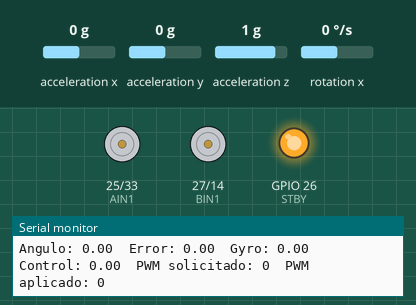
This sketch was run on a simulated ESP32. Parts: motor-driver pin pairs drawn as motors (green arrow = first pin HIGH = forward, orange = second pin HIGH = backward, longer = more drive, scaled by the enable pin, stopped while the standby pin is LOW), output pins drawn as LEDs (lit = HIGH), the last lines printed to the serial monitor. Wiring (inferred from the names in the program): MPU-6050 motion sensor at I2C address 0x68. The test bench sets the inputs (shaded band); at power-on: acceleration y 0 g, rotation x 0 °/s, acceleration x 0 g, acceleration z 1 g.

Above: at 3.9 s.
4.0 s: acceleration y set to -1.4 g
At 4.6 s:
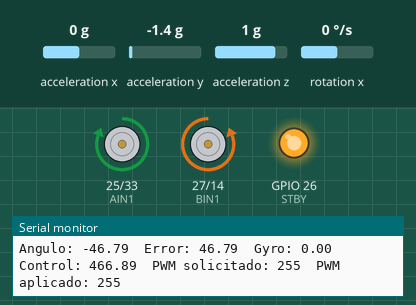
6.2 s: rotation x set to 14 °/s
8.3 s: rotation x set to 18 °/s
At 9.3 s:
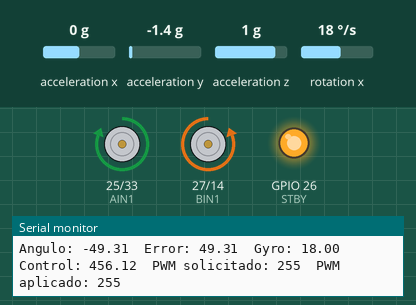
10.0 s: acceleration y set to 0 g
At 12.7 s:
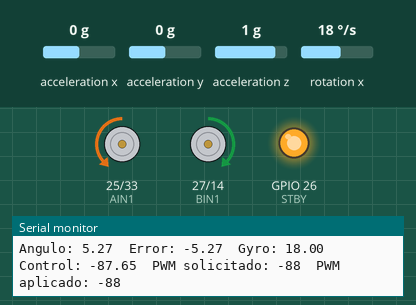
13.0 s: acceleration y set to -0.8 g
At 14.8 s:
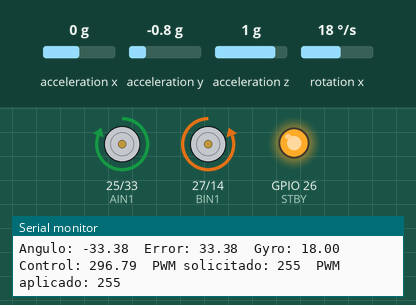
15.1 s: acceleration y set to 0.1 g
At 18.3 s:
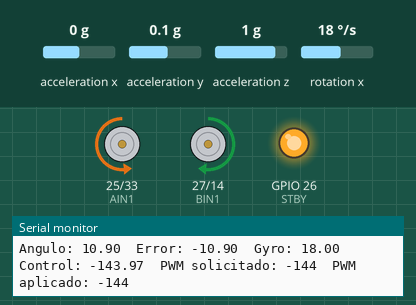
Timing chart, 0 to 19.1 s (numbered marks = the images above; inputs shaded):
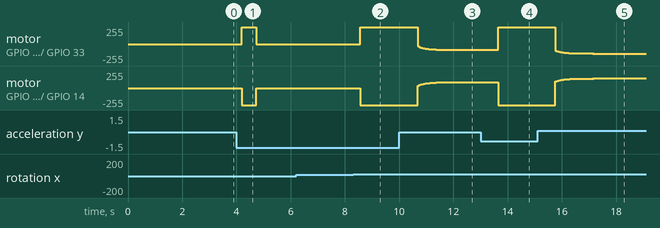

Measured:
- after the input at 4.0 s, motor on GPIO 25 (AIN1) / GPIO 33 (AIN2): stopped → forward 255/255 after 0.19 s, → stopped 0.54 s later; motor on GPIO 27 (BIN1) / GPIO 14 (BIN2): stopped → backward 255/255 after 0.19 s, → stopped 0.54 s later
- after the input at 6.2 s, every drawn part: stays the same
- after the input at 8.3 s, motor on GPIO 25 (AIN1) / GPIO 33 (AIN2): stopped → forward 255/255 after 0.27 s; motor on GPIO 27 (BIN1) / GPIO 14 (BIN2): stopped → backward 255/255 after 0.27 s
- after the input at 10.0 s, motor on GPIO 25 (AIN1) / GPIO 33 (AIN2): moves from forward 255/255 to backward 88/255 over 1.6 s, starting after 0.68 s; motor on GPIO 27 (BIN1) / GPIO 14 (BIN2): moves from backward 255/255 to forward 88/255 over 1.6 s, starting after 0.68 s
- after the input at 13.0 s, motor on GPIO 25 (AIN1) / GPIO 33 (AIN2): backward 88/255 → forward 255/255 after 0.64 s; motor on GPIO 27 (BIN1) / GPIO 14 (BIN2): forward 88/255 → backward 255/255 after 0.64 s

The sketch:

01_PID_directo.ino
```cpp
#include <Arduino.h>
#include <Wire.h>
#include <math.h>

// Dirección I2C del sensor MPU6050 y pines utilizados para la comunicación I2C.
#define MPU_ADDR 0x68
#define SDA_PIN 21
#define SCL_PIN 22

// Pines del canal A del controlador de motores TB6612FNG.
#define PWMA 32
#define AIN1 25
#define AIN2 33

// Pin que activa o desactiva el controlador de motores.
#define STBY 26

// Pines del canal B del controlador de motores TB6612FNG.
#define BIN1 27
#define BIN2 14
#define PWMB 12

// Los motores están montados en sentidos opuestos.
// Estas variables permiten corregir el sentido de cada uno sin cambiar el cableado.
bool invertirMotorA = false;
bool invertirMotorB = true;

// Cambia este valor a -1 solamente si la corrección completa actúa al revés.
const int SIGNO_CONTROL = 1;

// Cambia este valor a -1 solamente si el ángulo del MPU6050 aparece invertido.
const float SIGNO_IMU = 1.0f;

// Se conservan exactamente las ganancias ajustadas en el programa original.
float Kp = 10.0f;
float Kd = 2.0f;

// La estructura de los dos programas incluye la acción integral.
// Se deja desactivada para no modificar la respuesta que ya fue ajustada con Kp y Kd.
float Ki = 0.0f;

// Ángulo que representa la posición vertical deseada.
float anguloObjetivo = 0.0f;

// El controlador no corrige errores proporcionales menores que este margen.
// La finalidad es evitar pequeñas oscilaciones debidas al ruido cerca de la vertical.
const float MARGEN_VERTICAL = 0.1f;

// Si se supera este ángulo, se considera que el robot ha caído y se detienen los motores.
const float ANGULO_MAXIMO = 50.0f;

// PWM mínimo necesario para ayudar a vencer la fricción inicial de los motores.
const int PWM_MINIMO = 2;

// Limita el cambio de PWM entre dos ciclos para evitar golpes mecánicos.
const int CAMBIO_PWM_MAXIMO = 10;

// El control se ejecuta cada 5000 microsegundos, es decir, a 200 Hz.
const unsigned long PERIODO_US = 5000;

// La acción integral utiliza un periodo de muestreo fijo de 5 ms.
const float DT_CONTROL = PERIODO_US / 1000000.0f;

// Suaviza la velocidad angular medida por el giroscopio.
// Se conserva para la estimación y para mostrar datos de diagnóstico.
const float FILTRO_GYRO = 0.25f;

// Variables utilizadas para estimar el ángulo del robot.
float anguloX = 0.0f;
float offsetGyroX = 0.0f;
float velocidadGyroX = 0.0f;
float velocidadGyroFiltrada = 0.0f;

// Guarda el PWM aplicado en el ciclo anterior para limitar cambios bruscos.
int pwmAnterior = 0;

// Guarda el instante del ciclo anterior para mantener el periodo de control.
unsigned long tiempoAnterior = 0;

// Estas funciones se implementan de forma diferente en cada uno de los dos programas.
float calcularControl(float error);
void reiniciarControlador();

// Configura los pines de dirección, espera y PWM del TB6612FNG.
void configurarMotores() {
  pinMode(AIN1, OUTPUT);
  pinMode(AIN2, OUTPUT);
  pinMode(BIN1, OUTPUT);
  pinMode(BIN2, OUTPUT);
  pinMode(STBY, OUTPUT);

  // El controlador de motores permanece desactivado durante la inicialización.
  digitalWrite(STBY, LOW);

  // Configura un PWM de 20 kHz y 8 bits en los mismos pines del programa original.
  ledcAttach(PWMA, 20000, 8);
  ledcAttach(PWMB, 20000, 8);
}

// Aplica velocidad y sentido a uno de los motores.
void controlarMotor(
  int velocidad,
  int pin1,
  int pin2,
  int pinPWM,
  bool invertir
) {
  // Corrige el sentido de giro cuando el motor está montado de forma opuesta.
  if (invertir) {
    velocidad = -velocidad;
  }

  // El PWM de 8 bits admite valores entre 0 y 255.
  velocidad = constrain(velocidad, -255, 255);

  if (velocidad > 0) {
    digitalWrite(pin1, HIGH);
    digitalWrite(pin2, LOW);
  } else if (velocidad < 0) {
    digitalWrite(pin1, LOW);
    digitalWrite(pin2, HIGH);
  } else {
    digitalWrite(pin1, LOW);
    digitalWrite(pin2, LOW);
  }

  // El signo selecciona el sentido y el valor absoluto determina la potencia.
  ledcWrite(pinPWM, abs(velocidad));
}

// Envía la misma orden de control a los dos motores.
void moverMotores(int velocidad) {
  controlarMotor(velocidad, AIN1, AIN2, PWMA, invertirMotorA);
  controlarMotor(velocidad, BIN1, BIN2, PWMB, invertirMotorB);
}

// Detiene ambos motores.
void detenerMotores() {
  moverMotores(0);
}

// Escribe un valor en un registro del MPU6050.
bool escribirMPU(byte registro, byte valor) {
  Wire.beginTransmission(MPU_ADDR);
  Wire.write(registro);
  Wire.write(valor);

  return Wire.endTransmission() == 0;
}

// Une dos bytes consecutivos del MPU6050 en un entero de 16 bits con signo.
int16_t leer16Bits() {
  byte alto = Wire.read();
  byte bajo = Wire.read();

  return (int16_t)((alto << 8) | bajo);
}

// Inicializa el bus I2C y configura el MPU6050.
bool iniciarMPU() {
  Wire.begin(SDA_PIN, SCL_PIN);
  Wire.setClock(400000);
  delay(100);

  // Comprueba que el sensor responde en la dirección configurada.
  Wire.beginTransmission(MPU_ADDR);

  if (Wire.endTransmission() != 0) {
    return false;
  }

  // Desactiva el modo de reposo.
  if (!escribirMPU(0x6B, 0x00)) {
    return false;
  }

  // Selecciona el rango de ±250 grados por segundo para el giroscopio.
  if (!escribirMPU(0x1B, 0x00)) {
    return false;
  }

  // Selecciona el rango de ±2 g para el acelerómetro.
  if (!escribirMPU(0x1C, 0x00)) {
    return false;
  }

  // Activa el filtro digital interno del MPU6050.
  if (!escribirMPU(0x1A, 0x03)) {
    return false;
  }

  // Configura el divisor de la frecuencia de muestreo interna.
  if (!escribirMPU(0x19, 0x04)) {
    return false;
  }

  delay(100);
  return true;
}

// Lee aceleración Y, aceleración Z y velocidad angular X.
bool leerDatosEjeX(
  int16_t &ay,
  int16_t &az,
  int16_t &gx
) {
  // El registro 0x3D corresponde al byte alto de la aceleración Y.
  Wire.beginTransmission(MPU_ADDR);
  Wire.write(0x3D);

  if (Wire.endTransmission(false) != 0) {
    return false;
  }

  // Se leen AY, AZ, temperatura y GX en una única operación.
  if (Wire.requestFrom((uint8_t)MPU_ADDR, (uint8_t)8, true) != 8) {
    return false;
  }

  ay = leer16Bits();
  az = leer16Bits();

  // La temperatura no se utiliza, pero debe leerse para llegar al registro GX.
  leer16Bits();

  gx = leer16Bits();

  return true;
}

// Calcula el ángulo alrededor del eje X usando el acelerómetro.
float calcularAnguloAcelerometro(
  int16_t ay,
  int16_t az
) {
  return SIGNO_IMU *
         atan2f((float)ay, (float)az) *
         180.0f / PI;
}

// Actualiza el ángulo estimado combinando acelerómetro y giroscopio.
bool actualizarAngulo(float dtSensor) {
  int16_t ay;
  int16_t az;
  int16_t gx;

  if (!leerDatosEjeX(ay, az, gx)) {
    return false;
  }

  float anguloAcelerometro =
    calcularAnguloAcelerometro(ay, az);

  // Convierte la lectura del giroscopio a grados por segundo y resta su offset.
  velocidadGyroX =
    SIGNO_IMU *
    ((float)gx - offsetGyroX) /
    131.0f;

  // Reduce el ruido de la velocidad angular.
  velocidadGyroFiltrada +=
    FILTRO_GYRO *
    (velocidadGyroX - velocidadGyroFiltrada);

  // El giroscopio aporta respuesta rápida y el acelerómetro corrige la deriva.
  anguloX =
    0.98f *
    (anguloX + velocidadGyroX * dtSensor) +
    0.02f *
    anguloAcelerometro;

  return true;
}

// Calcula el offset del giroscopio con el robot inmóvil.
void calibrarGyroX() {
  const int muestras = 500;
  long suma = 0;
  int muestrasValidas = 0;

  Serial.println("Calibrando GX. No mover el robot.");

  while (muestrasValidas < muestras) {
    int16_t ay;
    int16_t az;
    int16_t gx;

    if (leerDatosEjeX(ay, az, gx)) {
      suma += gx;
      muestrasValidas++;
    }

    delay(2);
  }

  offsetGyroX = suma / (float)muestras;

  Serial.print("Offset GX: ");
  Serial.println(offsetGyroX);
}

// Aplica la misma zona muerta que utiliza el programa original.
float aplicarZonaMuerta(float errorReal) {
  if (errorReal > MARGEN_VERTICAL) {
    return errorReal - MARGEN_VERTICAL;
  }

  if (errorReal < -MARGEN_VERTICAL) {
    return errorReal + MARGEN_VERTICAL;
  }

  return 0.0f;
}

// Limpia los estados internos cuando el robot cae o se produce un error.
void reiniciarControl() {
  pwmAnterior = 0;
  velocidadGyroFiltrada = 0.0f;

  reiniciarControlador();
  detenerMotores();
}

// Convierte la salida decimal del controlador en una orden PWM segura.
int convertirSalidaAPwm(
  float salidaControl,
  int &pwmSolicitado
) {
  float salida =
    SIGNO_CONTROL *
    salidaControl;

  // Evita pedir al actuador un valor fuera de su intervalo físico.
  salida = constrain(
    salida,
    -255.0f,
    255.0f
  );

  pwmSolicitado =
    roundf(salida);

  // Aplica un mínimo cuando existe una orden distinta de cero.
  if (
    pwmSolicitado > 0 &&
    pwmSolicitado < PWM_MINIMO
  ) {
    pwmSolicitado = PWM_MINIMO;
  } else if (
    pwmSolicitado < 0 &&
    pwmSolicitado > -PWM_MINIMO
  ) {
    pwmSolicitado = -PWM_MINIMO;
  }

  // Limita cuánto puede cambiar la orden respecto al ciclo anterior.
  int cambioPWM =
    constrain(
      pwmSolicitado - pwmAnterior,
      -CAMBIO_PWM_MAXIMO,
      CAMBIO_PWM_MAXIMO
    );

  int pwm =
    pwmAnterior +
    cambioPWM;

  pwm = constrain(
    pwm,
    -255,
    255
  );

  pwmAnterior = pwm;

  return pwm;
}


// Guarda el error acumulado que utiliza la acción integral.
float integralError = 0.0f;

// Limita la aportación integral para evitar que se acumule durante la saturación.
const float LIMITE_TERMINO_INTEGRAL = 60.0f;

// Calcula las acciones proporcional, integral y derivativa por separado.
// La derivada se obtiene del giroscopio, igual que en el código original.
// Esto evita amplificar el ruido al restar dos ángulos consecutivos.
float calcularControl(float error) {
  // Acumula el error para formar la acción integral.
  integralError +=
    error *
    DT_CONTROL;

  // Limita la integral para evitar que continúe creciendo cuando
  // los motores ya han alcanzado el PWM máximo.
  if (fabsf(Ki) > 0.000001f) {
    float limiteIntegral =
      LIMITE_TERMINO_INTEGRAL /
      fabsf(Ki);

    integralError =
      constrain(
        integralError,
        -limiteIntegral,
        limiteIntegral
      );
  } else {
    // Ki permanece en cero para no modificar el ajuste original.
    integralError = 0.0f;
  }

  // La acción proporcional depende del error de inclinación actual.
  float terminoProporcional =
    Kp *
    error;

  // La acción integral corrige errores pequeños que permanecen durante mucho tiempo.
  float terminoIntegral =
    Ki *
    integralError;

  // La velocidad angular medida por el giroscopio es la derivada del ángulo.
  // El signo negativo hace que esta acción se oponga al movimiento de caída.
  float terminoDerivativo =
    -Kd *
    velocidadGyroFiltrada;

  return
    terminoProporcional +
    terminoIntegral +
    terminoDerivativo;
}

// Borra la memoria de la acción integral cuando el control se reinicia.
void reiniciarControlador() {
  integralError = 0.0f;
}


// Inicializa el puerto serie, los motores, el sensor y los estados del controlador.
void setup() {
  Serial.begin(115200);
  delay(1000);

  configurarMotores();
  detenerMotores();

  Serial.println("Iniciando MPU6050...");

  if (!iniciarMPU()) {
    Serial.println("No se detecta el MPU6050.");

    // Mantiene los motores detenidos si el sensor no está disponible.
    while (true) {
      detenerMotores();
      delay(1000);
    }
  }

  calibrarGyroX();

  int16_t ay;
  int16_t az;
  int16_t gx;

  // Inicializa el filtro complementario con un ángulo real del acelerómetro.
  if (leerDatosEjeX(ay, az, gx)) {
    anguloX =
      calcularAnguloAcelerometro(
        ay,
        az
      );
  }

  velocidadGyroX = 0.0f;
  velocidadGyroFiltrada = 0.0f;
  pwmAnterior = 0;

  reiniciarControlador();

  tiempoAnterior = micros();

  // Habilita el TB6612FNG después de terminar toda la inicialización.
  digitalWrite(STBY, HIGH);

  Serial.println("Robot listo.");
}

// Ejecuta la lectura del sensor, el controlador y la actuación cada 5 ms.
void loop() {
  unsigned long ahora =
    micros();

  // Sale inmediatamente hasta que se complete el periodo de muestreo.
  if (
    ahora - tiempoAnterior <
    PERIODO_US
  ) {
    return;
  }

  // Este tiempo real se usa únicamente para integrar correctamente el giroscopio.
  float dtSensor =
    (ahora - tiempoAnterior) /
    1000000.0f;

  tiempoAnterior = ahora;

  // Un intervalo anómalo hace que los estados anteriores dejen de ser fiables.
  if (
    dtSensor <= 0.0f ||
    dtSensor > 0.05f
  ) {
    reiniciarControl();
    return;
  }

  if (!actualizarAngulo(dtSensor)) {
    reiniciarControl();
    return;
  }

  // Detiene el sistema cuando el robot está demasiado inclinado.
  if (
    fabsf(anguloX) >
    ANGULO_MAXIMO
  ) {
    reiniciarControl();
    return;
  }

  // El error es positivo o negativo según el lado hacia el que cae el robot.
  float errorReal =
    anguloObjetivo -
    anguloX;

  // Mantiene la zona muerta del programa original alrededor de la vertical.
  float errorControl =
    aplicarZonaMuerta(
      errorReal
    );

  // Calcula directamente las acciones P, I y D antes de generar el PWM.
  float salidaControl =
    calcularControl(
      errorControl
    );

  int pwmSolicitado = 0;

  int pwm =
    convertirSalidaAPwm(
      salidaControl,
      pwmSolicitado
    );

  moverMotores(pwm);

  // Imprime información cada 50 ms sin bloquear el lazo de control.
  static unsigned long ultimaImpresion = 0;

  if (
    millis() - ultimaImpresion >=
    50
  ) {
    ultimaImpresion =
      millis();

    Serial.print("Angulo: ");
    Serial.print(anguloX, 2);

    Serial.print("  Error: ");
    Serial.print(errorReal, 2);

    Serial.print("  Gyro: ");
    Serial.print(velocidadGyroFiltrada, 2);

    Serial.print("  Control: ");
    Serial.print(salidaControl, 2);

    Serial.print("  PWM solicitado: ");
    Serial.print(pwmSolicitado);

    Serial.print("  PWM aplicado: ");
    Serial.println(pwm);
  }
}
```
